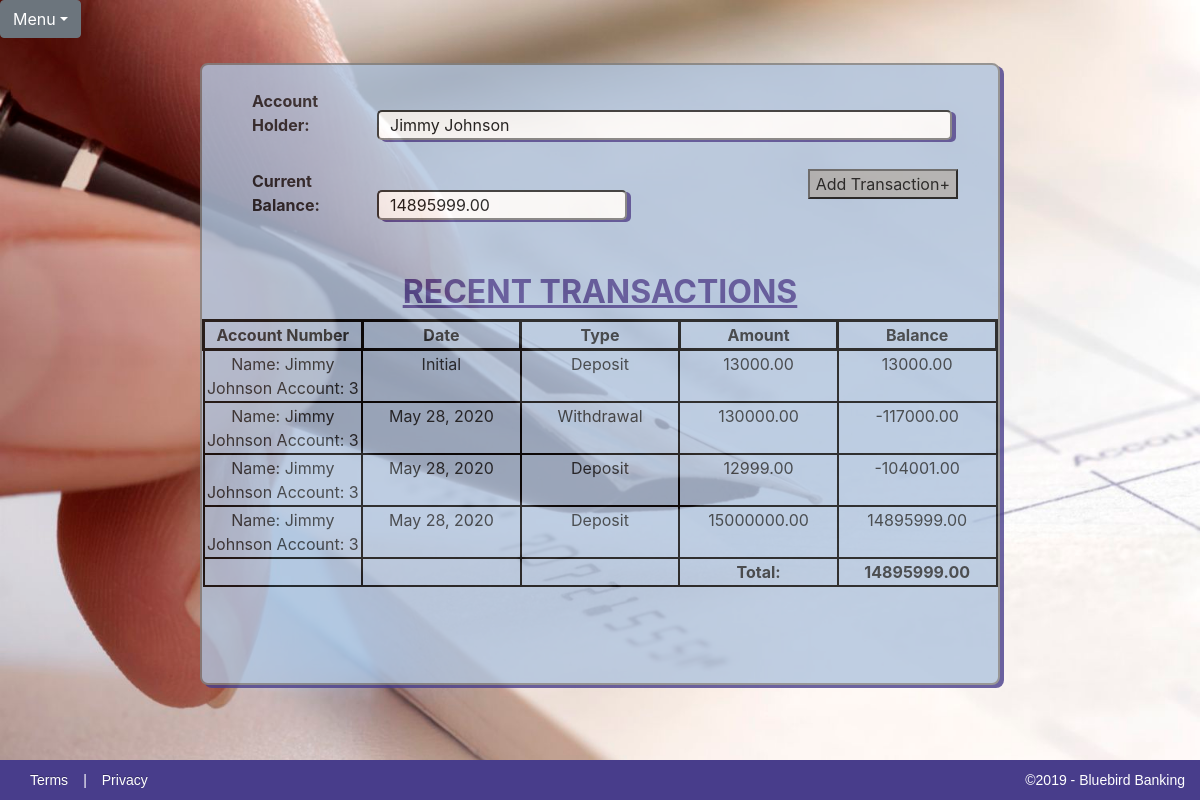
Page /3/BalanceSheet/ on the committed database.
### CheckbookApp/models.py (models this page shows, shortened)
class Account(models.Model):
    firstName = models.CharField(max_length=60, default="", blank=True, null=False)
    lastName = models.CharField(max_length=60, default="", blank=True, null=False)
    startingBalance = models.DecimalField(default=0.00, max_digits=10000, decimal_places=2)
    accounts = models.Manager()
    def __str__(self):
        return "Name: {} {} Account: {}".format(self.firstName,self.lastName,self.id)

class Transaction(models.Model):
    date = models.DateField()
    type = models.CharField(max_length=60, choices=TYPE_CHOICES, null=False)
    amount = models.DecimalField(default=0.00, max_digits=10000, decimal_places=2, null=False)
    description = models.TextField(max_length=300, default="", blank=True)
    account = models.ForeignKey(Account,on_delete=models.CASCADE, null=False)
    transactions = models.Manager()

### CheckbookApp/views.py (the view)
# urls.py: path('<int:pk>/BalanceSheet/', views.balanceSheet, name="balancesheet"),
def balanceSheet(request,pk):#ADD WILDCARDS BELOW (AFTER INDEX.HTML)
    pk = int(pk)
    item = get_object_or_404(Account, pk=pk)
    trans = Transaction.transactions.filter(account=pk)
    total = []
    total1 = item.startingBalance
    for i in trans:
        if i.type == 'Deposit':
            total1 = total1 + i.amount
            total.append(total1)
        elif i.type == 'Withdrawal':
            total1 = total1 - i.amount
            total.append(total1)
    data = zip(total,trans)
    return render(request, 'CheckbookApp/BalanceSheet.html', {'item': item, 'data': data, 'trans': trans, 'total': total, 'total1': total1})

### CheckbookApp/templates/CheckbookApp/BalanceSheet.html (shortened to what this page needs)
{% extends 'checkbook_base.html' %}
{% block content %}
			<div id="all-transactions-form">
				<form>
					<br>
					<label>Account Holder:</label><input id="accountholder" type="text" name="accountHolder" value="  {{ item.firstName }} {{ item.lastName }}" readonly><br><br>
					<label>Current Balance:</label><input id="balance" type="text" name="currentBalance" value="  {{ total1 }}" readonly>
					<button type="button"><a href="/AddTransaction">Add Transaction+</a></button>
				</form>
				<br><br>
			<h2>RECENT TRANSACTIONS</h2>
			<table>
    		<tr>
        		<th class="center">Account Number</th>
        		<th class="center">Date</th>
				<th class="center">Type</th>
        		<th class="center">Amount</th>
				<th class="center">Balance</th>
    		</tr>
			<tr>
				<td class="center">{{ item }}</td>
        		<td class="center">Initial</td>
        		<td class="center">Deposit</td>
        		<td class="center">{{ item.startingBalance }}</td>
				<td class="center">{{ item.startingBalance }}</td>
    		</tr>
    		{% for item1, item2 in data %}
			<tr>
				<td class="center">{{ item2.account }}</td>
        		<td class="center">{{ item2.date }}</td>
        		<td class="center">{{ item2.type }}</td>
        		<td class="center">{{ item2.amount }}</td>
				<td class="center">{{ item1 }}</td>
			</tr>
			{% endfor %}
			<tr>
				<td></td>
        		<td></td>
        		<td></td>
				<td class="center"><strong>Total:</strong></td>
				<td class="center"><strong>{{ total1 }}</strong></td>
    		</tr>
			</table>
			</div>
			<br><br>
{% endblock %}

### static/CSS/CheckbookApp.css (style rules this page uses)
html, body { height: cover; width: cover; }
body { font-family: Lucida Sans Unicode; text-align: center; background-image: url('../../static/images/CheckCalligraphyPen.jpg'); -webkit-background-size: cover; -moz-background-size: cover; -o-background-size: cover; background-size: cover; overflow: scroll; background-repeat: no-repeat; }
label { width: 125px; margin-left: 50px; font-weight: bold; opacity: initial; }
input, select { width: 500px; border-radius: 5px; box-shadow: 4px 2px darkslateblue; }
th { border: 3px solid black; }
tr td { height: 25px; border: 2px solid black; word-wrap: normal; vertical-align: top; }
.center { text-align: center; width: 15%; }
.checkbook-container h2 { color: darkslateblue; font-size: 32px; font-weight: bold; text-align: center; text-decoration: underline; }
#all-transactions-form { position: relative; }
#all-transactions-form button { background-color: darkgray; position: relative; right: 40px; float: right; }
#accountholder { width: 575px; }
#balance { width: 250px; }
.checkbook-container button, .new-account-button { background-color: darkgray; display: block; margin-left: auto; margin-right: auto; }
button a, button a:hover { text-decoration: none; text-align: center; color:black; }

### rows in the picture
Account: accountHolder "Jimmy Johnson", firstName+lastName+id "Name: Jimmy Johnson Account: 3", startingBalance "13000.00"
Transaction: account "Name: Jimmy Johnson Account: 3", date "May 28, 2020", type "Withdrawal", amount "130000.00", item1 "-117000.00"
Transaction: account "Name: Jimmy Johnson Account: 3", date "May 28, 2020", type "Deposit", amount "12999.00", item1 "-104001.00"
Transaction: account "Name: Jimmy Johnson Account: 3", date "May 28, 2020", type "Deposit", amount "15000000.00", item1 "14895999.00"

### other values in the picture
{{ total1 }} "14895999.00"
